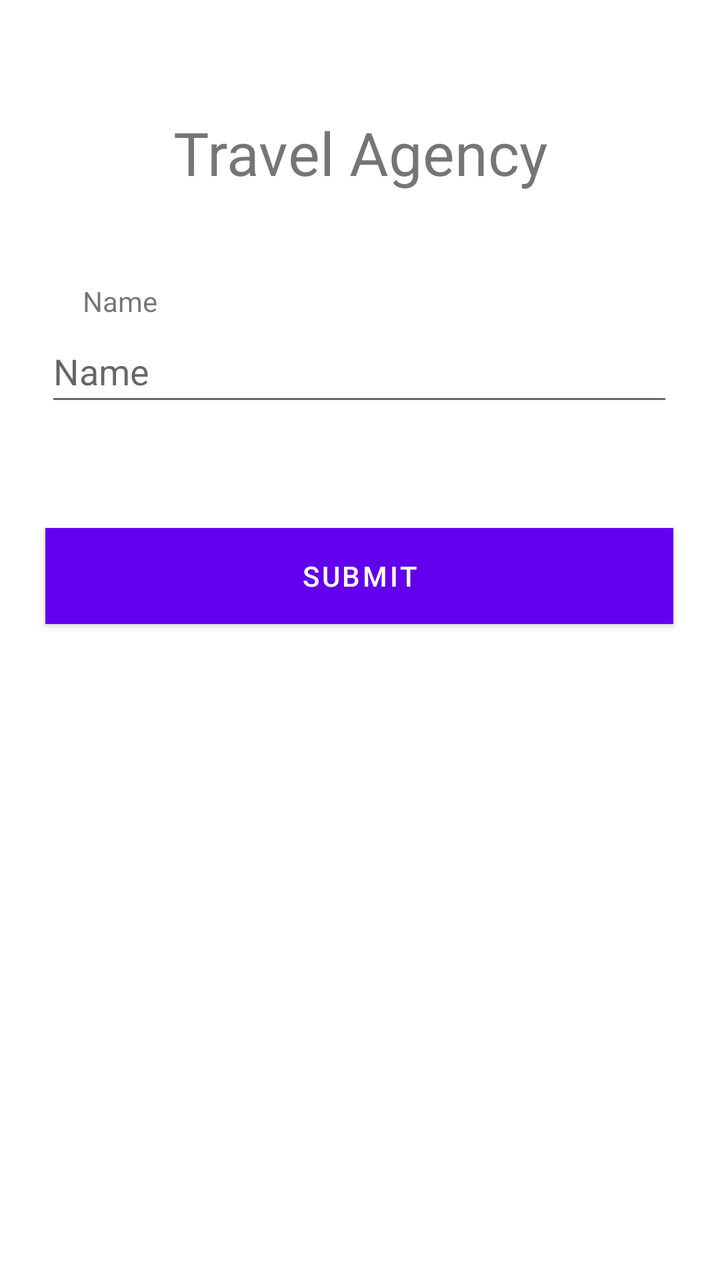
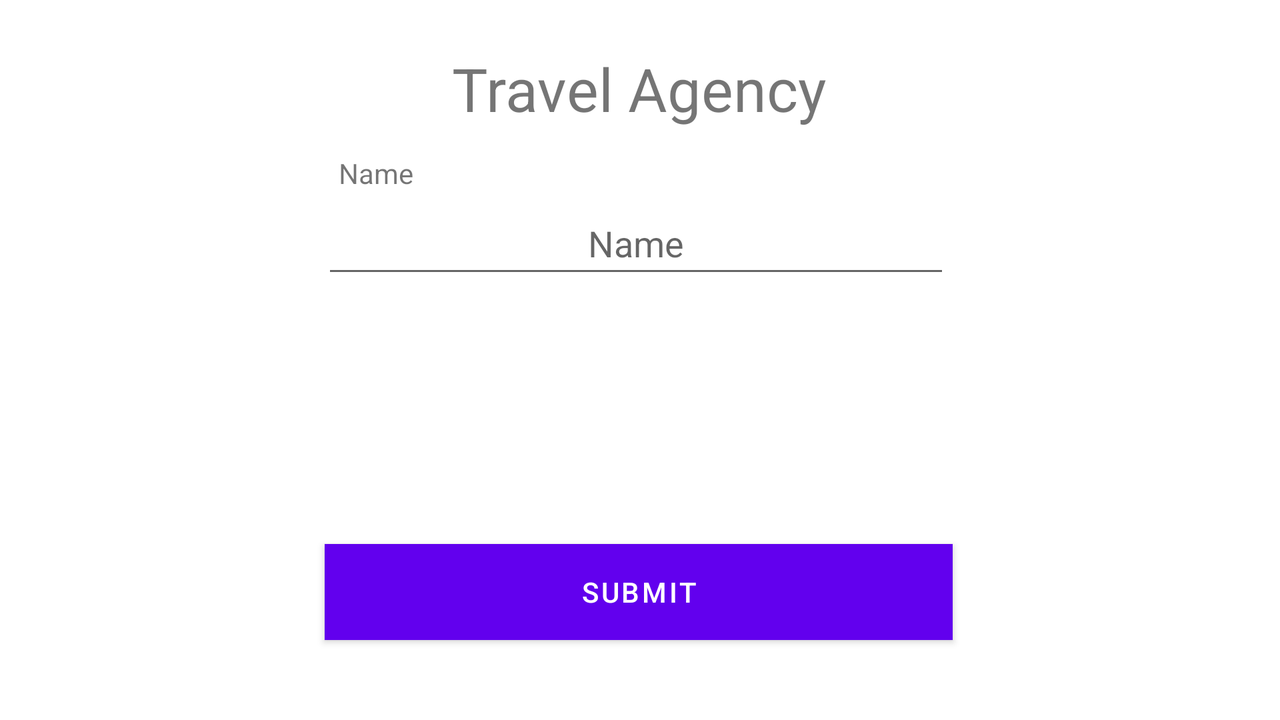

Two renders of one Android screen. The first uses the default layout on a phone; the second uses the alternative layout the repository ships for a different screen configuration, on a matching device. The two XML files are below.
<!-- AndroidManifest.xml: application theme Theme.Travelody -->
<!-- res/layout/fragment_travel_agency_add.xml -->
<?xml version="1.0" encoding="utf-8"?>
<FrameLayout xmlns:android="http://schemas.android.com/apk/res/android"
    xmlns:app="http://schemas.android.com/apk/res-auto"
    xmlns:tools="http://schemas.android.com/tools"
    android:layout_width="match_parent"
    android:layout_height="match_parent"
    tools:context=".Controller.TravelAgencyAdd">

    <androidx.constraintlayout.widget.ConstraintLayout
        android:layout_width="match_parent"
        android:layout_height="match_parent">

        <TextView
            android:id="@+id/TravelAgencyAddTitle"
            android:layout_width="314dp"
            android:layout_height="48dp"
            android:layout_marginTop="56dp"
            android:text="Travel Agency"
            android:textSize="30dp"
            android:textAlignment="center"
            app:layout_constraintEnd_toEndOf="parent"
            app:layout_constraintHorizontal_bias="0.498"
            app:layout_constraintStart_toStartOf="parent"
            app:layout_constraintTop_toTopOf="parent" />

        <TextView
            android:id="@+id/TravelAgencyNameText"
            android:layout_width="wrap_content"
            android:layout_height="wrap_content"
            android:text="Name"
            android:textAlignment="center"
            app:layout_constraintBottom_toTopOf="@+id/TravelAgencyName"
            app:layout_constraintEnd_toEndOf="parent"
            app:layout_constraintHorizontal_bias="0.128"
            app:layout_constraintStart_toStartOf="parent" />

        <EditText
            android:id="@+id/TravelAgencyName"
            android:layout_width="314dp"
            android:layout_height="48dp"
            android:layout_marginTop="56dp"
            android:ems="10"
            android:hint="Name"
            android:inputType="textCapCharacters"
            app:layout_constraintEnd_toEndOf="parent"
            app:layout_constraintHorizontal_bias="0.494"
            app:layout_constraintStart_toStartOf="parent"
            app:layout_constraintTop_toBottomOf="@+id/TravelAgencyAddTitle" />

        <Button
            android:id="@+id/TravelAgencySubmit"
            android:layout_width="314dp"
            android:layout_height="48dp"
            android:layout_marginTop="56dp"
            android:background="@color/brown"
            android:text="Submit"
            app:layout_constraintEnd_toEndOf="parent"
            app:layout_constraintHorizontal_bias="0.494"
            app:layout_constraintStart_toStartOf="parent"
            app:layout_constraintTop_toBottomOf="@+id/TravelAgencyName"
            tools:ignore="TextContrastCheck" />
    </androidx.constraintlayout.widget.ConstraintLayout>
</FrameLayout>
<!-- resources referenced by this layout -->
<resources>
  <color name="brown">#C6B497</color>
  <style name="Theme.Travelody" parent="Theme.MaterialComponents.DayNight.DarkActionBar">
          
          <item name="colorPrimary">@color/purple_500</item>
          <item name="colorPrimaryVariant">@color/purple_700</item>
          <item name="colorOnPrimary">@color/white</item>
          
          <item name="colorSecondary">@color/teal_200</item>
          <item name="colorSecondaryVariant">@color/teal_700</item>
          <item name="colorOnSecondary">@color/black</item>
          
          <item name="android:statusBarColor" tools:targetApi="l">?attr/colorPrimaryVariant</item>
          
      </style>
  <color name="purple_500">#FF6200EE</color>
  <color name="purple_700">#FF3700B3</color>
  <color name="white">#FFFFFFFF</color>
  <color name="teal_200">#FF03DAC5</color>
  <color name="teal_700">#FF018786</color>
  <color name="black">#FF000000</color>
</resources>
<!-- res/layout-land/fragment_travel_agency_add.xml (the repository's variant of the layout above) -->
<!-- drawn on the phone turned sideways -->
<?xml version="1.0" encoding="utf-8"?>
<FrameLayout xmlns:android="http://schemas.android.com/apk/res/android"
    xmlns:app="http://schemas.android.com/apk/res-auto"
    xmlns:tools="http://schemas.android.com/tools"
    android:layout_width="match_parent"
    android:layout_height="match_parent"
    tools:context=".Controller.TravelAgencyAdd">

    <androidx.constraintlayout.widget.ConstraintLayout
        android:layout_width="match_parent"
        android:layout_height="match_parent">

        <TextView
            android:id="@+id/TravelAgencyAddTitle"
            android:layout_width="314dp"
            android:layout_height="48dp"
            android:layout_marginTop="24dp"
            android:text="Travel Agency"
            android:textAlignment="center"
            android:textSize="30dp"
            app:layout_constraintEnd_toEndOf="parent"
            app:layout_constraintHorizontal_bias="0.498"
            app:layout_constraintStart_toStartOf="parent"
            app:layout_constraintTop_toTopOf="parent" />

        <TextView
            android:id="@+id/TravelAgencyNameText"
            android:layout_width="wrap_content"
            android:layout_height="wrap_content"
            android:text="Name"
            android:textAlignment="center"
            app:layout_constraintBottom_toTopOf="@+id/TravelAgencyName"
            app:layout_constraintEnd_toEndOf="parent"
            app:layout_constraintHorizontal_bias="0.281"
            app:layout_constraintStart_toStartOf="parent" />

        <EditText
            android:id="@+id/TravelAgencyName"
            android:layout_width="314dp"
            android:layout_height="48dp"
            android:layout_marginTop="24dp"
            android:ems="10"
            android:hint="Name"
            android:inputType="textCapCharacters"
            android:textAlignment="center"
            app:layout_constraintEnd_toEndOf="parent"
            app:layout_constraintHorizontal_bias="0.494"
            app:layout_constraintStart_toStartOf="parent"
            app:layout_constraintTop_toBottomOf="@+id/TravelAgencyAddTitle" />

        <Button
            android:id="@+id/TravelAgencySubmit"
            android:layout_width="314dp"
            android:layout_height="48dp"
            android:layout_marginBottom="40dp"
            android:background="@color/brown"
            android:text="Submit"
            app:layout_constraintBottom_toBottomOf="parent"
            app:layout_constraintEnd_toEndOf="parent"
            app:layout_constraintHorizontal_bias="0.498"
            app:layout_constraintStart_toStartOf="parent"
            tools:ignore="TextContrastCheck" />
    </androidx.constraintlayout.widget.ConstraintLayout>
</FrameLayout>
